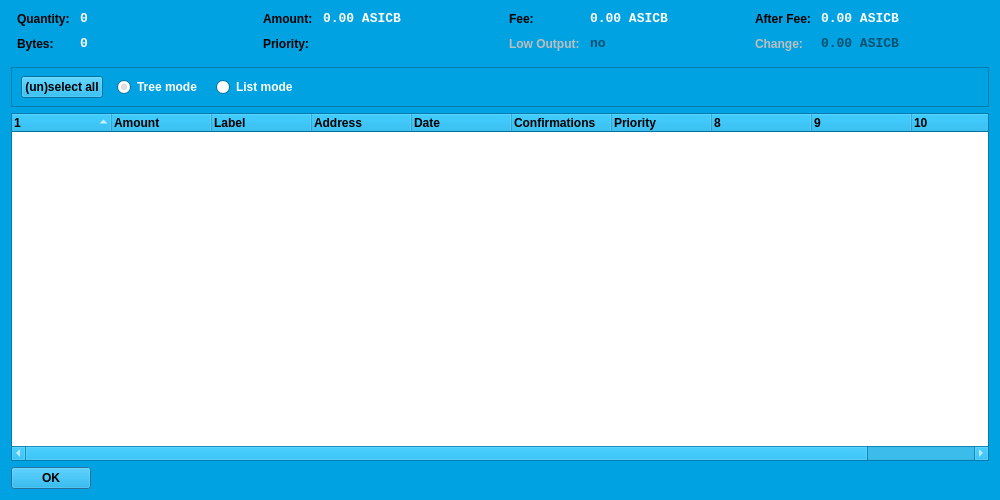
<?xml version="1.0" encoding="UTF-8"?>
<ui version="4.0">
 <class>CoinControlDialog</class>
 <widget class="QDialog" name="CoinControlDialog">
  <property name="geometry">
   <rect>
    <x>0</x>
    <y>0</y>
    <width>1000</width>
    <height>500</height>
   </rect>
  </property>
  <property name="palette">
   <palette>
    <active>
     <colorrole role="WindowText">
      <brush brushstyle="SolidPattern">
       <color alpha="255">
        <red>255</red>
        <green>255</green>
        <blue>255</blue>
       </color>
      </brush>
     </colorrole>
     <colorrole role="Button">
      <brush brushstyle="SolidPattern">
       <color alpha="255">
        <red>0</red>
        <green>162</green>
        <blue>225</blue>
       </color>
      </brush>
     </colorrole>
     <colorrole role="Light">
      <brush brushstyle="SolidPattern">
       <color alpha="255">
        <red>82</red>
        <green>207</green>
        <blue>255</blue>
       </color>
      </brush>
     </colorrole>
     <colorrole role="Midlight">
      <brush brushstyle="SolidPattern">
       <color alpha="255">
        <red>41</red>
        <green>184</green>
        <blue>240</blue>
       </color>
      </brush>
     </colorrole>
     <colorrole role="Dark">
      <brush brushstyle="SolidPattern">
       <color alpha="255">
        <red>0</red>
        <green>81</green>
        <blue>112</blue>
       </color>
      </brush>
     </colorrole>
     <colorrole role="Mid">
      <brush brushstyle="SolidPattern">
       <color alpha="255">
        <red>0</red>
        <green>108</green>
        <blue>150</blue>
       </color>
      </brush>
     </colorrole>
     <colorrole role="Text">
      <brush brushstyle="SolidPattern">
       <color alpha="255">
        <red>255</red>
        <green>255</green>
        <blue>255</blue>
       </color>
      </brush>
     </colorrole>
     <colorrole role="BrightText">
      <brush brushstyle="SolidPattern">
       <color alpha="255">
        <red>255</red>
        <green>255</green>
        <blue>255</blue>
       </color>
      </brush>
     </colorrole>
     <colorrole role="ButtonText">
      <brush brushstyle="SolidPattern">
       <color alpha="255">
        <red>0</red>
        <green>0</green>
        <blue>0</blue>
       </color>
      </brush>
     </colorrole>
     <colorrole role="Base">
      <brush brushstyle="SolidPattern">
       <color alpha="255">
        <red>255</red>
        <green>255</green>
        <blue>255</blue>
       </color>
      </brush>
     </colorrole>
     <colorrole role="Window">
      <brush brushstyle="SolidPattern">
       <color alpha="255">
        <red>0</red>
        <green>162</green>
        <blue>225</blue>
       </color>
      </brush>
     </colorrole>
     <colorrole role="Shadow">
      <brush brushstyle="SolidPattern">
       <color alpha="255">
        <red>0</red>
        <green>0</green>
        <blue>0</blue>
       </color>
      </brush>
     </colorrole>
     <colorrole role="AlternateBase">
      <brush brushstyle="SolidPattern">
       <color alpha="255">
        <red>127</red>
        <green>208</green>
        <blue>240</blue>
       </color>
      </brush>
     </colorrole>
     <colorrole role="ToolTipBase">
      <brush brushstyle="SolidPattern">
       <color alpha="255">
        <red>255</red>
        <green>255</green>
        <blue>220</blue>
       </color>
      </brush>
     </colorrole>
     <colorrole role="ToolTipText">
      <brush brushstyle="SolidPattern">
       <color alpha="255">
        <red>0</red>
        <green>0</green>
        <blue>0</blue>
       </color>
      </brush>
     </colorrole>
    </active>
    <inactive>
     <colorrole role="WindowText">
      <brush brushstyle="SolidPattern">
       <color alpha="255">
        <red>255</red>
        <green>255</green>
        <blue>255</blue>
       </color>
      </brush>
     </colorrole>
     <colorrole role="Button">
      <brush brushstyle="SolidPattern">
       <color alpha="255">
        <red>0</red>
        <green>162</green>
        <blue>225</blue>
       </color>
      </brush>
     </colorrole>
     <colorrole role="Light">
      <brush brushstyle="SolidPattern">
       <color alpha="255">
        <red>82</red>
        <green>207</green>
        <blue>255</blue>
       </color>
      </brush>
     </colorrole>
     <colorrole role="Midlight">
      <brush brushstyle="SolidPattern">
       <color alpha="255">
        <red>41</red>
        <green>184</green>
        <blue>240</blue>
       </color>
      </brush>
     </colorrole>
     <colorrole role="Dark">
      <brush brushstyle="SolidPattern">
       <color alpha="255">
        <red>0</red>
        <green>81</green>
        <blue>112</blue>
       </color>
      </brush>
     </colorrole>
     <colorrole role="Mid">
      <brush brushstyle="SolidPattern">
       <color alpha="255">
        <red>0</red>
        <green>108</green>
        <blue>150</blue>
       </color>
      </brush>
     </colorrole>
     <colorrole role="Text">
      <brush brushstyle="SolidPattern">
       <color alpha="255">
        <red>255</red>
        <green>255</green>
        <blue>255</blue>
       </color>
      </brush>
     </colorrole>
     <colorrole role="BrightText">
      <brush brushstyle="SolidPattern">
       <color alpha="255">
        <red>255</red>
        <green>255</green>
        <blue>255</blue>
       </color>
      </brush>
     </colorrole>
     <colorrole role="ButtonText">
      <brush brushstyle="SolidPattern">
       <color alpha="255">
        <red>0</red>
        <green>0</green>
        <blue>0</blue>
       </color>
      </brush>
     </colorrole>
     <colorrole role="Base">
      <brush brushstyle="SolidPattern">
       <color alpha="255">
        <red>255</red>
        <green>255</green>
        <blue>255</blue>
       </color>
      </brush>
     </colorrole>
     <colorrole role="Window">
      <brush brushstyle="SolidPattern">
       <color alpha="255">
        <red>0</red>
        <green>162</green>
        <blue>225</blue>
       </color>
      </brush>
     </colorrole>
     <colorrole role="Shadow">
      <brush brushstyle="SolidPattern">
       <color alpha="255">
        <red>0</red>
        <green>0</green>
        <blue>0</blue>
       </color>
      </brush>
     </colorrole>
     <colorrole role="AlternateBase">
      <brush brushstyle="SolidPattern">
       <color alpha="255">
        <red>127</red>
        <green>208</green>
        <blue>240</blue>
       </color>
      </brush>
     </colorrole>
     <colorrole role="ToolTipBase">
      <brush brushstyle="SolidPattern">
       <color alpha="255">
        <red>255</red>
        <green>255</green>
        <blue>220</blue>
       </color>
      </brush>
     </colorrole>
     <colorrole role="ToolTipText">
      <brush brushstyle="SolidPattern">
       <color alpha="255">
        <red>0</red>
        <green>0</green>
        <blue>0</blue>
       </color>
      </brush>
     </colorrole>
    </inactive>
    <disabled>
     <colorrole role="WindowText">
      <brush brushstyle="SolidPattern">
       <color alpha="255">
        <red>0</red>
        <green>81</green>
        <blue>112</blue>
       </color>
      </brush>
     </colorrole>
     <colorrole role="Button">
      <brush brushstyle="SolidPattern">
       <color alpha="255">
        <red>0</red>
        <green>162</green>
        <blue>225</blue>
       </color>
      </brush>
     </colorrole>
     <colorrole role="Light">
      <brush brushstyle="SolidPattern">
       <color alpha="255">
        <red>82</red>
        <green>207</green>
        <blue>255</blue>
       </color>
      </brush>
     </colorrole>
     <colorrole role="Midlight">
      <brush brushstyle="SolidPattern">
       <color alpha="255">
        <red>41</red>
        <green>184</green>
        <blue>240</blue>
       </color>
      </brush>
     </colorrole>
     <colorrole role="Dark">
      <brush brushstyle="SolidPattern">
       <color alpha="255">
        <red>0</red>
        <green>81</green>
        <blue>112</blue>
       </color>
      </brush>
     </colorrole>
     <colorrole role="Mid">
      <brush brushstyle="SolidPattern">
       <color alpha="255">
        <red>0</red>
        <green>108</green>
        <blue>150</blue>
       </color>
      </brush>
     </colorrole>
     <colorrole role="Text">
      <brush brushstyle="SolidPattern">
       <color alpha="255">
        <red>0</red>
        <green>81</green>
        <blue>112</blue>
       </color>
      </brush>
     </colorrole>
     <colorrole role="BrightText">
      <brush brushstyle="SolidPattern">
       <color alpha="255">
        <red>255</red>
        <green>255</green>
        <blue>255</blue>
       </color>
      </brush>
     </colorrole>
     <colorrole role="ButtonText">
      <brush brushstyle="SolidPattern">
       <color alpha="255">
        <red>0</red>
        <green>81</green>
        <blue>112</blue>
       </color>
      </brush>
     </colorrole>
     <colorrole role="Base">
      <brush brushstyle="SolidPattern">
       <color alpha="255">
        <red>0</red>
        <green>162</green>
        <blue>225</blue>
       </color>
      </brush>
     </colorrole>
     <colorrole role="Window">
      <brush brushstyle="SolidPattern">
       <color alpha="255">
        <red>0</red>
        <green>162</green>
        <blue>225</blue>
       </color>
      </brush>
     </colorrole>
     <colorrole role="Shadow">
      <brush brushstyle="SolidPattern">
       <color alpha="255">
        <red>0</red>
        <green>0</green>
        <blue>0</blue>
       </color>
      </brush>
     </colorrole>
     <colorrole role="AlternateBase">
      <brush brushstyle="SolidPattern">
       <color alpha="255">
        <red>0</red>
        <green>162</green>
        <blue>225</blue>
       </color>
      </brush>
     </colorrole>
     <colorrole role="ToolTipBase">
      <brush brushstyle="SolidPattern">
       <color alpha="255">
        <red>255</red>
        <green>255</green>
        <blue>220</blue>
       </color>
      </brush>
     </colorrole>
     <colorrole role="ToolTipText">
      <brush brushstyle="SolidPattern">
       <color alpha="255">
        <red>0</red>
        <green>0</green>
        <blue>0</blue>
       </color>
      </brush>
     </colorrole>
    </disabled>
   </palette>
  </property>
  <property name="font">
   <font>
    <weight>75</weight>
    <bold>true</bold>
   </font>
  </property>
  <property name="windowTitle">
   <string>Coin Control</string>
  </property>
  <layout class="QVBoxLayout" name="verticalLayout">
   <item>
    <layout class="QHBoxLayout" name="horizontalLayoutTop" stretch="0,0,0,0">
     <property name="topMargin">
      <number>0</number>
     </property>
     <property name="bottomMargin">
      <number>10</number>
     </property>
     <item>
      <layout class="QFormLayout" name="formLayoutCoinControl1">
       <property name="horizontalSpacing">
        <number>10</number>
       </property>
       <property name="verticalSpacing">
        <number>10</number>
       </property>
       <property name="leftMargin">
        <number>6</number>
       </property>
       <property name="rightMargin">
        <number>6</number>
       </property>
       <item row="0" column="0">
        <widget class="QLabel" name="labelCoinControlQuantityText">
         <property name="styleSheet">
          <string notr="true">font-weight:bold;</string>
         </property>
         <property name="text">
          <string>Quantity:</string>
         </property>
        </widget>
       </item>
       <item row="0" column="1">
        <widget class="QLabel" name="labelCoinControlQuantity">
         <property name="font">
          <font>
           <family>Monospace</family>
           <pointsize>10</pointsize>
          </font>
         </property>
         <property name="cursor">
          <cursorShape>IBeamCursor</cursorShape>
         </property>
         <property name="contextMenuPolicy">
          <enum>Qt::ActionsContextMenu</enum>
         </property>
         <property name="text">
          <string notr="true">0</string>
         </property>
         <property name="textInteractionFlags">
          <set>Qt::LinksAccessibleByMouse|Qt::TextSelectableByKeyboard|Qt::TextSelectableByMouse</set>
         </property>
        </widget>
       </item>
       <item row="1" column="0">
        <widget class="QLabel" name="labelCoinControlBytesText">
         <property name="styleSheet">
          <string notr="true">font-weight:bold;</string>
         </property>
         <property name="text">
          <string>Bytes:</string>
         </property>
        </widget>
       </item>
       <item row="1" column="1">
        <widget class="QLabel" name="labelCoinControlBytes">
         <property name="font">
          <font>
           <family>Monospace</family>
           <pointsize>10</pointsize>
          </font>
         </property>
         <property name="cursor">
          <cursorShape>IBeamCursor</cursorShape>
         </property>
         <property name="contextMenuPolicy">
          <enum>Qt::ActionsContextMenu</enum>
         </property>
         <property name="text">
          <string notr="true">0</string>
         </property>
         <property name="textInteractionFlags">
          <set>Qt::LinksAccessibleByMouse|Qt::TextSelectableByKeyboard|Qt::TextSelectableByMouse</set>
         </property>
        </widget>
       </item>
      </layout>
     </item>
     <item>
      <layout class="QFormLayout" name="formLayoutCoinControl2">
       <property name="horizontalSpacing">
        <number>10</number>
       </property>
       <property name="verticalSpacing">
        <number>10</number>
       </property>
       <property name="leftMargin">
        <number>6</number>
       </property>
       <property name="rightMargin">
        <number>6</number>
       </property>
       <item row="0" column="0">
        <widget class="QLabel" name="labelCoinControlAmountText">
         <property name="styleSheet">
          <string notr="true">font-weight:bold;</string>
         </property>
         <property name="text">
          <string>Amount:</string>
         </property>
        </widget>
       </item>
       <item row="0" column="1">
        <widget class="QLabel" name="labelCoinControlAmount">
         <property name="font">
          <font>
           <family>Monospace</family>
           <pointsize>10</pointsize>
          </font>
         </property>
         <property name="cursor">
          <cursorShape>IBeamCursor</cursorShape>
         </property>
         <property name="contextMenuPolicy">
          <enum>Qt::ActionsContextMenu</enum>
         </property>
         <property name="text">
          <string notr="true">0.00 ASICB</string>
         </property>
         <property name="textInteractionFlags">
          <set>Qt::LinksAccessibleByMouse|Qt::TextSelectableByKeyboard|Qt::TextSelectableByMouse</set>
         </property>
        </widget>
       </item>
       <item row="1" column="0">
        <widget class="QLabel" name="labelCoinControlPriorityText">
         <property name="styleSheet">
          <string notr="true">font-weight:bold;</string>
         </property>
         <property name="text">
          <string>Priority:</string>
         </property>
        </widget>
       </item>
       <item row="1" column="1">
        <widget class="QLabel" name="labelCoinControlPriority">
         <property name="font">
          <font>
           <family>Monospace</family>
           <pointsize>10</pointsize>
          </font>
         </property>
         <property name="cursor">
          <cursorShape>IBeamCursor</cursorShape>
         </property>
         <property name="contextMenuPolicy">
          <enum>Qt::ActionsContextMenu</enum>
         </property>
         <property name="text">
          <string/>
         </property>
         <property name="textInteractionFlags">
          <set>Qt::LinksAccessibleByMouse|Qt::TextSelectableByKeyboard|Qt::TextSelectableByMouse</set>
         </property>
        </widget>
       </item>
      </layout>
     </item>
     <item>
      <layout class="QFormLayout" name="formLayoutCoinControl3">
       <property name="horizontalSpacing">
        <number>10</number>
       </property>
       <property name="verticalSpacing">
        <number>10</number>
       </property>
       <property name="leftMargin">
        <number>6</number>
       </property>
       <property name="rightMargin">
        <number>6</number>
       </property>
       <item row="0" column="0">
        <widget class="QLabel" name="labelCoinControlFeeText">
         <property name="styleSheet">
          <string notr="true">font-weight:bold;</string>
         </property>
         <property name="text">
          <string>Fee:</string>
         </property>
        </widget>
       </item>
       <item row="0" column="1">
        <widget class="QLabel" name="labelCoinControlFee">
         <property name="font">
          <font>
           <family>Monospace</family>
           <pointsize>10</pointsize>
          </font>
         </property>
         <property name="cursor">
          <cursorShape>IBeamCursor</cursorShape>
         </property>
         <property name="contextMenuPolicy">
          <enum>Qt::ActionsContextMenu</enum>
         </property>
         <property name="text">
          <string notr="true">0.00 ASICB</string>
         </property>
         <property name="textInteractionFlags">
          <set>Qt::LinksAccessibleByMouse|Qt::TextSelectableByKeyboard|Qt::TextSelectableByMouse</set>
         </property>
        </widget>
       </item>
       <item row="1" column="0">
        <widget class="QLabel" name="labelCoinControlLowOutputText">
         <property name="enabled">
          <bool>false</bool>
         </property>
         <property name="styleSheet">
          <string notr="true">font-weight:bold;</string>
         </property>
         <property name="text">
          <string>Low Output:</string>
         </property>
        </widget>
       </item>
       <item row="1" column="1">
        <widget class="QLabel" name="labelCoinControlLowOutput">
         <property name="enabled">
          <bool>false</bool>
         </property>
         <property name="font">
          <font>
           <family>Monospace</family>
           <pointsize>10</pointsize>
          </font>
         </property>
         <property name="cursor">
          <cursorShape>IBeamCursor</cursorShape>
         </property>
         <property name="contextMenuPolicy">
          <enum>Qt::ActionsContextMenu</enum>
         </property>
         <property name="text">
          <string notr="true">no</string>
         </property>
         <property name="textInteractionFlags">
          <set>Qt::LinksAccessibleByMouse|Qt::TextSelectableByKeyboard|Qt::TextSelectableByMouse</set>
         </property>
        </widget>
       </item>
      </layout>
     </item>
     <item>
      <layout class="QFormLayout" name="formLayoutCoinControl4">
       <property name="horizontalSpacing">
        <number>10</number>
       </property>
       <property name="verticalSpacing">
        <number>10</number>
       </property>
       <property name="leftMargin">
        <number>6</number>
       </property>
       <property name="rightMargin">
        <number>6</number>
       </property>
       <item row="0" column="0">
        <widget class="QLabel" name="labelCoinControlAfterFeeText">
         <property name="styleSheet">
          <string notr="true">font-weight:bold;</string>
         </property>
         <property name="text">
          <string>After Fee:</string>
         </property>
        </widget>
       </item>
       <item row="0" column="1">
        <widget class="QLabel" name="labelCoinControlAfterFee">
         <property name="font">
          <font>
           <family>Monospace</family>
           <pointsize>10</pointsize>
          </font>
         </property>
         <property name="cursor">
          <cursorShape>IBeamCursor</cursorShape>
         </property>
         <property name="contextMenuPolicy">
          <enum>Qt::ActionsContextMenu</enum>
         </property>
         <property name="text">
          <string notr="true">0.00 ASICB</string>
         </property>
         <property name="textInteractionFlags">
          <set>Qt::LinksAccessibleByMouse|Qt::TextSelectableByKeyboard|Qt::TextSelectableByMouse</set>
         </property>
        </widget>
       </item>
       <item row="1" column="0">
        <widget class="QLabel" name="labelCoinControlChangeText">
         <property name="enabled">
          <bool>false</bool>
         </property>
         <property name="styleSheet">
          <string notr="true">font-weight:bold;</string>
         </property>
         <property name="text">
          <string>Change:</string>
         </property>
        </widget>
       </item>
       <item row="1" column="1">
        <widget class="QLabel" name="labelCoinControlChange">
         <property name="enabled">
          <bool>false</bool>
         </property>
         <property name="font">
          <font>
           <family>Monospace</family>
           <pointsize>10</pointsize>
          </font>
         </property>
         <property name="cursor">
          <cursorShape>IBeamCursor</cursorShape>
         </property>
         <property name="contextMenuPolicy">
          <enum>Qt::ActionsContextMenu</enum>
         </property>
         <property name="text">
          <string notr="true">0.00 ASICB</string>
         </property>
         <property name="textInteractionFlags">
          <set>Qt::LinksAccessibleByMouse|Qt::TextSelectableByKeyboard|Qt::TextSelectableByMouse</set>
         </property>
        </widget>
       </item>
      </layout>
     </item>
    </layout>
   </item>
   <item>
    <widget class="QFrame" name="frame">
     <property name="minimumSize">
      <size>
       <width>0</width>
       <height>40</height>
      </size>
     </property>
     <property name="frameShape">
      <enum>QFrame::StyledPanel</enum>
     </property>
     <property name="frameShadow">
      <enum>QFrame::Sunken</enum>
     </property>
     <widget class="QWidget" name="horizontalLayoutWidget">
      <property name="geometry">
       <rect>
        <x>10</x>
        <y>0</y>
        <width>781</width>
        <height>41</height>
       </rect>
      </property>
      <layout class="QHBoxLayout" name="horizontalLayoutPanel" stretch="0,0,0,0">
       <property name="spacing">
        <number>14</number>
       </property>
       <item>
        <widget class="QPushButton" name="pushButtonSelectAll">
         <property name="sizePolicy">
          <sizepolicy hsizetype="Maximum" vsizetype="Fixed">
           <horstretch>0</horstretch>
           <verstretch>0</verstretch>
          </sizepolicy>
         </property>
         <property name="text">
          <string>(un)select all</string>
         </property>
        </widget>
       </item>
       <item>
        <widget class="QRadioButton" name="radioTreeMode">
         <property name="sizePolicy">
          <sizepolicy hsizetype="Maximum" vsizetype="Fixed">
           <horstretch>0</horstretch>
           <verstretch>0</verstretch>
          </sizepolicy>
         </property>
         <property name="text">
          <string>Tree mode</string>
         </property>
         <property name="checked">
          <bool>true</bool>
         </property>
        </widget>
       </item>
       <item>
        <widget class="QRadioButton" name="radioListMode">
         <property name="sizePolicy">
          <sizepolicy hsizetype="Maximum" vsizetype="Fixed">
           <horstretch>0</horstretch>
           <verstretch>0</verstretch>
          </sizepolicy>
         </property>
         <property name="text">
          <string>List mode</string>
         </property>
        </widget>
       </item>
       <item>
        <spacer name="horizontalSpacer">
         <property name="orientation">
          <enum>Qt::Horizontal</enum>
         </property>
         <property name="sizeHint" stdset="0">
          <size>
           <width>40</width>
           <height>20</height>
          </size>
         </property>
        </spacer>
       </item>
      </layout>
     </widget>
    </widget>
   </item>
   <item>
    <widget class="CoinControlTreeWidget" name="treeWidget">
     <property name="contextMenuPolicy">
      <enum>Qt::CustomContextMenu</enum>
     </property>
     <property name="sortingEnabled">
      <bool>false</bool>
     </property>
     <property name="columnCount">
      <number>11</number>
     </property>
     <attribute name="headerShowSortIndicator" stdset="0">
      <bool>true</bool>
     </attribute>
     <attribute name="headerStretchLastSection">
      <bool>false</bool>
     </attribute>
     <column>
      <property name="text">
       <string/>
      </property>
     </column>
     <column>
      <property name="text">
       <string>Amount</string>
      </property>
     </column>
     <column>
      <property name="text">
       <string>Label</string>
      </property>
     </column>
     <column>
      <property name="text">
       <string>Address</string>
      </property>
     </column>
     <column>
      <property name="text">
       <string>Date</string>
      </property>
     </column>
     <column>
      <property name="text">
       <string>Confirmations</string>
      </property>
      <property name="toolTip">
       <string>Confirmed</string>
      </property>
     </column>
     <column>
      <property name="text">
       <string>Priority</string>
      </property>
     </column>
     <column>
      <property name="text">
       <string/>
      </property>
     </column>
     <column>
      <property name="text">
       <string/>
      </property>
     </column>
     <column>
      <property name="text">
       <string/>
      </property>
     </column>
     <column>
      <property name="text">
       <string/>
      </property>
     </column>
    </widget>
   </item>
   <item>
    <widget class="QDialogButtonBox" name="buttonBox">
     <property name="sizePolicy">
      <sizepolicy hsizetype="Maximum" vsizetype="Fixed">
       <horstretch>0</horstretch>
       <verstretch>0</verstretch>
      </sizepolicy>
     </property>
     <property name="orientation">
      <enum>Qt::Horizontal</enum>
     </property>
     <property name="standardButtons">
      <set>QDialogButtonBox::Ok</set>
     </property>
    </widget>
   </item>
  </layout>
 </widget>
 <customwidgets>
  <customwidget>
   <class>CoinControlTreeWidget</class>
   <extends>QTreeWidget</extends>
   <header>coincontroltreewidget.h</header>
  </customwidget>
 </customwidgets>
 <resources/>
 <connections/>
</ui>
